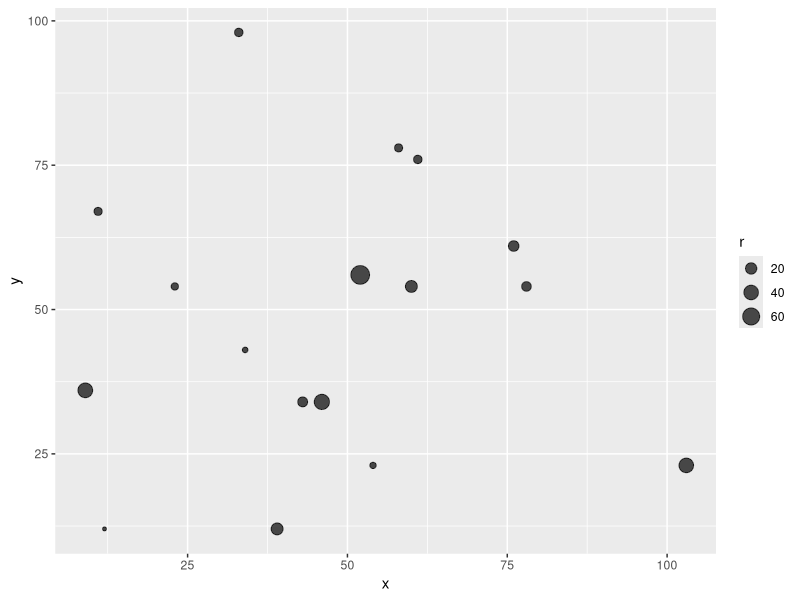

This chart was generated by the following R code:
library(ggplot2)

x <- c(12,23,43,61,78,54,34,76,58,103,39,46,52,33,11,9,60)
y <- c(12,54,34,76,54,23,43,61,78,23,12,34,56,98,67,36,54)
r <- c(1,5,13,8,12,3,2,16,7,40,23,45,76,8,7,41,23)

data <- data.frame(x, y, r)

ggplot(data, aes(x = x, y = y,size = r))+ geom_point(alpha = 0.7)
